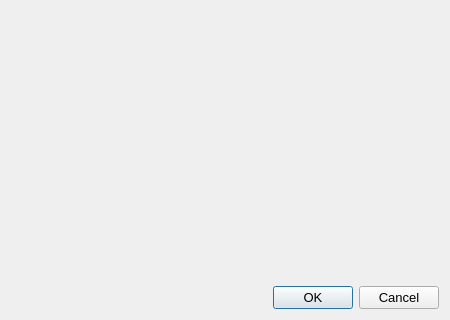
<?xml version="1.0" encoding="UTF-8"?>
<ui version="4.0">
 <class>NewContestDialog</class>
 <widget class="QDialog" name="NewContestDialog">
  <property name="geometry">
   <rect>
    <x>0</x>
    <y>0</y>
    <width>450</width>
    <height>320</height>
   </rect>
  </property>
  <property name="minimumSize">
   <size>
    <width>450</width>
    <height>320</height>
   </size>
  </property>
  <property name="windowTitle">
   <string>New Contest</string>
  </property>
  <layout class="QVBoxLayout" name="verticalLayout">
   <item>
    <widget class="NewContestWidget" name="newContestWidget" native="true"/>
   </item>
   <item>
    <widget class="QDialogButtonBox" name="buttonBox">
     <property name="styleSheet">
      <string notr="true">font-size:10pt;</string>
     </property>
     <property name="standardButtons">
      <set>QDialogButtonBox::Cancel|QDialogButtonBox::Ok</set>
     </property>
    </widget>
   </item>
  </layout>
 </widget>
 <customwidgets>
  <customwidget>
   <class>NewContestWidget</class>
   <extends>QWidget</extends>
   <header>newcontestwidget.h</header>
   <container>1</container>
  </customwidget>
 </customwidgets>
 <resources/>
 <connections>
  <connection>
   <sender>buttonBox</sender>
   <signal>accepted()</signal>
   <receiver>NewContestDialog</receiver>
   <slot>accept()</slot>
   <hints>
    <hint type="sourcelabel">
     <x>224</x>
     <y>294</y>
    </hint>
    <hint type="destinationlabel">
     <x>224</x>
     <y>159</y>
    </hint>
   </hints>
  </connection>
  <connection>
   <sender>buttonBox</sender>
   <signal>rejected()</signal>
   <receiver>NewContestDialog</receiver>
   <slot>reject()</slot>
   <hints>
    <hint type="sourcelabel">
     <x>224</x>
     <y>294</y>
    </hint>
    <hint type="destinationlabel">
     <x>224</x>
     <y>159</y>
    </hint>
   </hints>
  </connection>
 </connections>
</ui>
